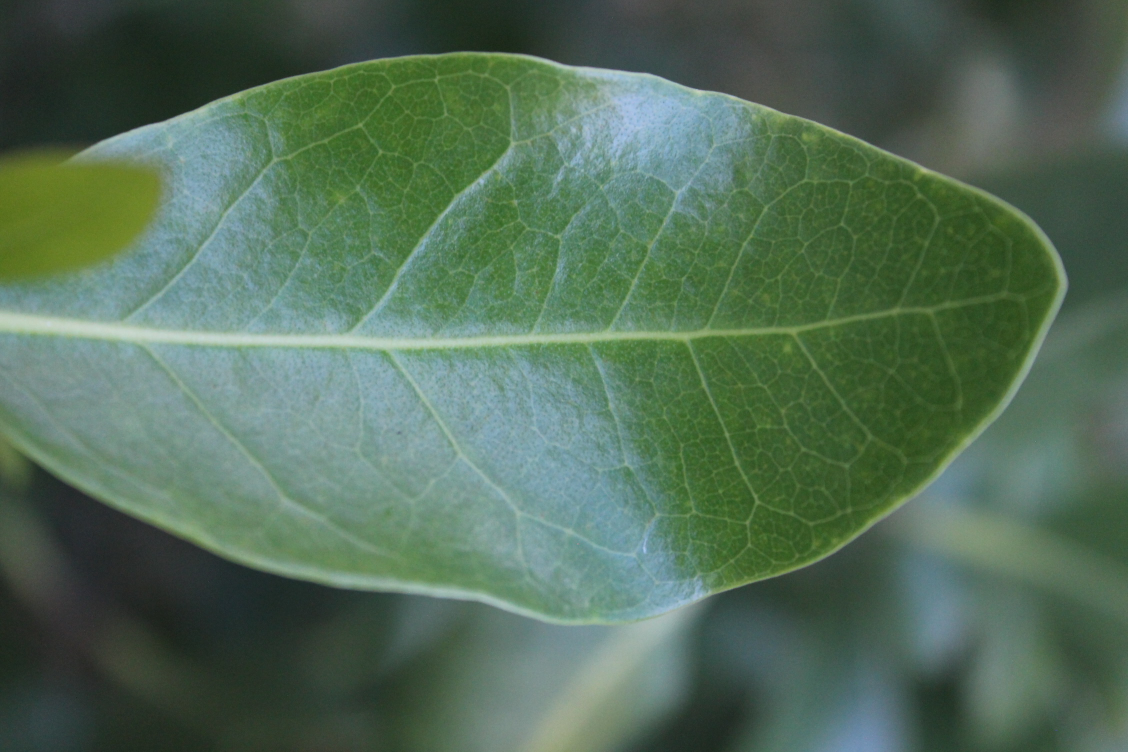
#> input picture data/datamangrove/avicennia_alba/avicennia_officinalis1.JPG, 2256 x 1504 px (shown at 1/2 size); its folder holds 4 pictures in this run
$ python run_full_pipeline.py   (older library calls are emulated)
#> lines starting #> are read from the running program, lines starting #| are printed output that depends on the picture; after the words box and inside, x2 and y2 are one past the last pixel; in counts of white or black regions, pixels touching at a corner belong together
### src/data_loader.py
import os
import cv2

from src.config import DATASET_ROOT


def check_dataset_exists():
    if not os.path.exists(DATASET_ROOT):
        raise FileNotFoundError(
            f"Dataset folder not found: {DATASET_ROOT}\n"
            "Place your datamangrove folder inside the data folder."
        )

    class_folders = [
        folder for folder in os.listdir(DATASET_ROOT)
        if os.path.isdir(os.path.join(DATASET_ROOT, folder))
    ]

    if len(class_folders) == 0:
        raise ValueError(
            f"No class folders found inside {DATASET_ROOT}.\n"
            "Expected folders like avicennia_alba, rhizophora_apiculata, sonneratia_alba."
        )

    print("Dataset found.")
    print("Classes:", class_folders)


def find_images(root, exts=(".jpg", ".jpeg", ".png", ".bmp", ".tif", ".tiff")):
    image_paths = []

    for dirpath, _, filenames in os.walk(root):
        for fname in filenames:
            if fname.lower().endswith(exts):
                image_paths.append(os.path.join(dirpath, fname))

    return sorted(image_paths)


def load_image(path):
    img = cv2.imread(path)

    if img is None:
        raise ValueError(f"Could not load image: {path}")

    img = cv2.cvtColor(img, cv2.COLOR_BGR2RGB)

    return img

### src/preprocessing.py
import cv2
import numpy as np


def segment_leaf(img_rgb):
    hsv = cv2.cvtColor(img_rgb, cv2.COLOR_RGB2HSV)

    lower_green = np.array([20, 30, 30])
    upper_green = np.array([95, 255, 255])

    mask = cv2.inRange(hsv, lower_green, upper_green)

    kernel = cv2.getStructuringElement(cv2.MORPH_ELLIPSE, (5, 5))

    mask = cv2.morphologyEx(mask, cv2.MORPH_OPEN, kernel)
    mask = cv2.morphologyEx(mask, cv2.MORPH_CLOSE, kernel)

    return mask


def suppress_veins(gray_leaf):
    h, w = gray_leaf.shape

    k = max(15, int(min(h, w) * 0.03))

    if k % 2 == 0:
        k += 1

    kernel = cv2.getStructuringElement(cv2.MORPH_ELLIPSE, (k, k))

    background = cv2.morphologyEx(gray_leaf, cv2.MORPH_OPEN, kernel)
    suppressed = cv2.subtract(gray_leaf, background)

    suppressed = cv2.normalize(
        suppressed,
        None,
        0,
        255,
        cv2.NORM_MINMAX
    )

    return suppressed.astype(np.uint8)


def normalize_leaf_color(leaf_rgb):
    lab = cv2.cvtColor(leaf_rgb, cv2.COLOR_RGB2LAB)

    l, a, b = cv2.split(lab)

    clahe = cv2.createCLAHE(
        clipLimit=2.0,
        tileGridSize=(8, 8)
    )

    l2 = clahe.apply(l)

    lab2 = cv2.merge((l2, a, b))

    result = cv2.cvtColor(lab2, cv2.COLOR_LAB2RGB)

    return result

### src/feature_extraction.py
import os
import random
import cv2
import numpy as np
import pandas as pd

from scipy.stats import skew, kurtosis
from scipy.fftpack import fft2, fftshift
import pywt

from skimage.feature import local_binary_pattern, graycomatrix, graycoprops
from skimage.measure import shannon_entropy
from skimage.filters import gabor

from src.config import DATASET_ROOT, FEATURE_CSV, SAMPLES_PER_IMAGE, PATCH_SIZE
from src.data_loader import find_images, load_image
from src.preprocessing import segment_leaf, suppress_veins, normalize_leaf_color


def add_gabor_and_wavelet(patch_gray, features):
    gab_vals = []

    for theta in [0, np.pi / 4, np.pi / 2, 3 * np.pi / 4]:
        real, imag = gabor(patch_gray, frequency=0.2, theta=theta)
        gab_vals.append(np.mean(np.abs(real)))

    features["gabor_mean"] = np.mean(gab_vals)
    features["gabor_std"] = np.std(gab_vals)

    coeffs = pywt.dwt2(patch_gray, "db1")
    cA, (cH, cV, cD) = coeffs

    features["wavelet_cH_energy"] = np.sum(cH ** 2)
    features["wavelet_cV_energy"] = np.sum(cV ** 2)
    features["wavelet_cD_energy"] = np.sum(cD ** 2)

    return features


def extract_features_at_pixel(img_rgb, img_gray_suppressed, mask, x, y, patch_size=7):
    features = {}

    half = patch_size // 2
    h, w = img_gray_suppressed.shape

    if x - half < 0 or y - half < 0 or x + half >= w or y + half >= h:
        return None

    if mask[y, x] == 0:
        return None

    patch_rgb = img_rgb[y-half:y+half+1, x-half:x+half+1]
    patch_gray = img_gray_suppressed[y-half:y+half+1, x-half:x+half+1]
    patch_mask = mask[y-half:y+half+1, x-half:x+half+1]

    valid_pixels = patch_gray[patch_mask > 0]

    if len(valid_pixels) < 5:
        return None

    for i, channel_name in enumerate(["R", "G", "B"]):
        vals = patch_rgb[:, :, i][patch_mask > 0]

        features[f"{channel_name}_mean"] = np.mean(vals)
        features[f"{channel_name}_std"] = np.std(vals)

    features["gray_mean"] = np.mean(valid_pixels)
    features["gray_std"] = np.std(valid_pixels)

    if np.std(valid_pixels) > 1e-6:
        features["gray_skew"] = skew(valid_pixels)
        features["gray_kurtosis"] = kurtosis(valid_pixels)
    else:
        features["gray_skew"] = 0
        features["gray_kurtosis"] = 0

    features["entropy"] = shannon_entropy(patch_gray)

    lbp = local_binary_pattern(
        patch_gray,
        P=8,
        R=1,
        method="uniform"
    )

    features["lbp_mean"] = np.mean(lbp)

    quant = (patch_gray // 16).astype(np.uint8)

    glcm = graycomatrix(
        quant,
        distances=[1],
        angles=[0],
        levels=16,
        symmetric=True,
        normed=True
    )

    features["glcm_contrast"] = graycoprops(glcm, "contrast")[0, 0]
    features["glcm_energy"] = graycoprops(glcm, "energy")[0, 0]
    features["glcm_homogeneity"] = graycoprops(glcm, "homogeneity")[0, 0]

    fft_vals = np.abs(fftshift(fft2(patch_gray)))

    features["fft_mean"] = np.mean(fft_vals)
    features["fft_std"] = np.std(fft_vals)

    features = add_gabor_and_wavelet(patch_gray, features)

    return features


def create_feature_dataset():
    if os.path.exists(FEATURE_CSV):
        print("Feature CSV already exists.")
        print("Loading:", FEATURE_CSV)
        return pd.read_csv(FEATURE_CSV)

    image_paths = find_images(DATASET_ROOT)

    if len(image_paths) == 0:
        raise ValueError(
            f"No images found inside {DATASET_ROOT}. "
            "Check whether datamangrove is placed correctly."
        )

    print("Total images found:", len(image_paths))

    features_list = []

    for img_index, img_path in enumerate(image_paths, start=1):
        try:
            species = os.path.basename(os.path.dirname(img_path))
            image_id = os.path.basename(img_path)

            img = load_image(img_path)
#> in load_image, img is the input picture: shape (1504, 2256, 3); mean B, G, R 88.6, 109.4, 83.5

            mask = segment_leaf(img)
#> in segment_leaf, `mask = cv2.inRange(hsv, lower_green, upper_green)`:
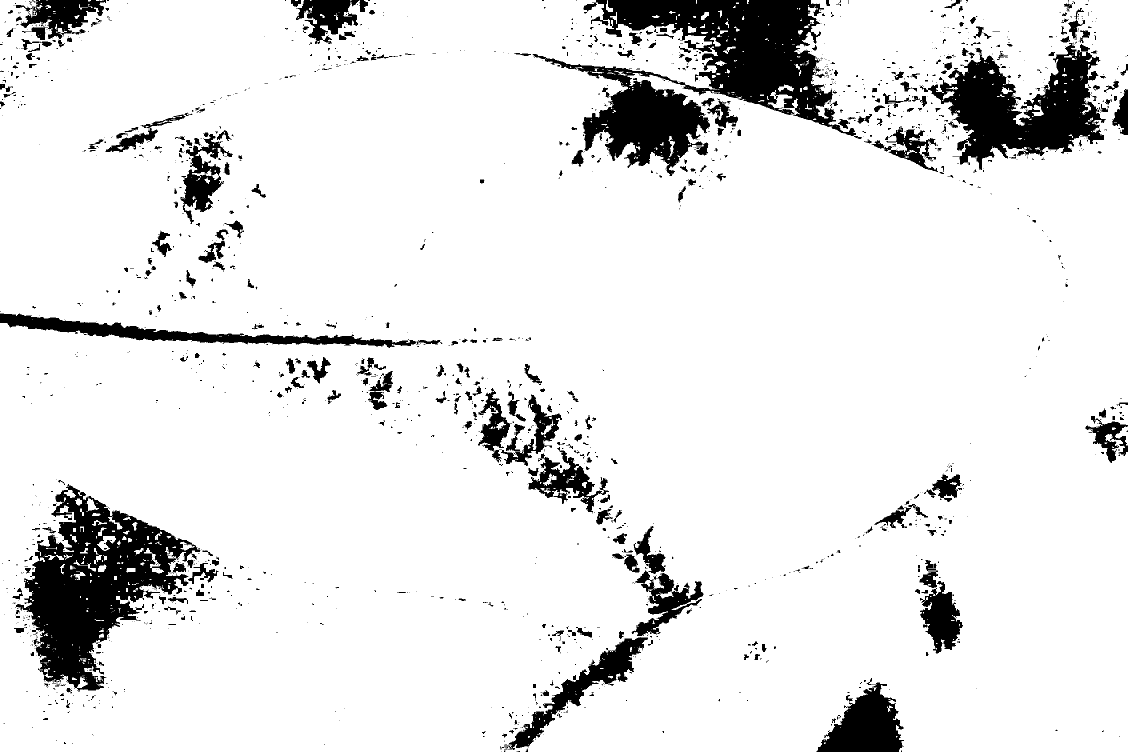
#> mask: shape (1504, 2256) (shown at 1/2 size); 89.8% white; 1878 black regions (1436 under 20 px), largest, box (x1, y1, x2, y2) and area: (1065, 0, 1712, 352) 86271, (32, 968, 401, 1384) 64086, (1840, 86, 2212, 340) 42349

            if np.sum(mask > 0) == 0:
                print("Skipping image with empty leaf mask:", img_path)
                continue

            leaf_rgb = cv2.bitwise_and(img, img, mask=mask)

            gray_leaf = cv2.cvtColor(leaf_rgb, cv2.COLOR_RGB2GRAY)
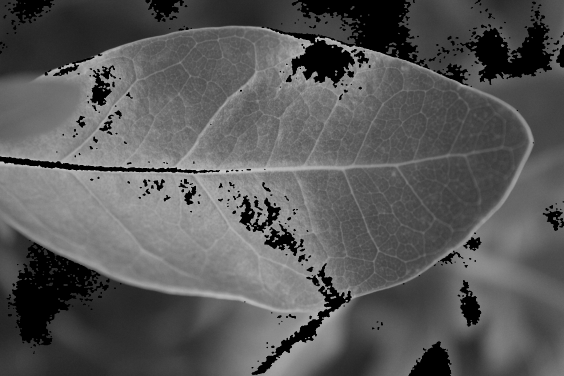
#> gray_leaf: shape (1504, 2256) (shown at 1/4 size); min 0, max 204, mean 88.5
            gray_supp = suppress_veins(gray_leaf)
#> in suppress_veins, `background = cv2.morphologyEx(gray_leaf, cv2.MORPH_OPEN, kernel)`:
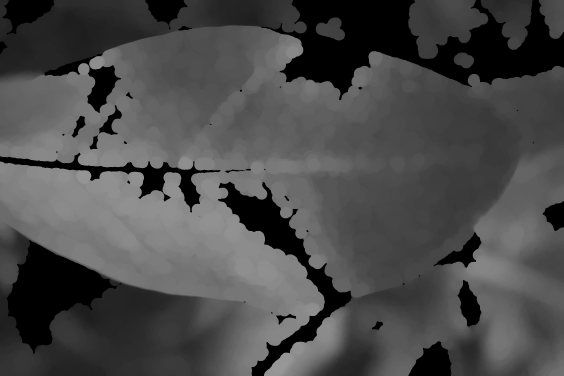
#> background: shape (1504, 2256) (shown at 1/4 size); min 0, max 151, mean 74
#> in suppress_veins, `suppressed = cv2.normalize( suppressed, None, 0, 255, cv2.NORM_MINMAX )`:
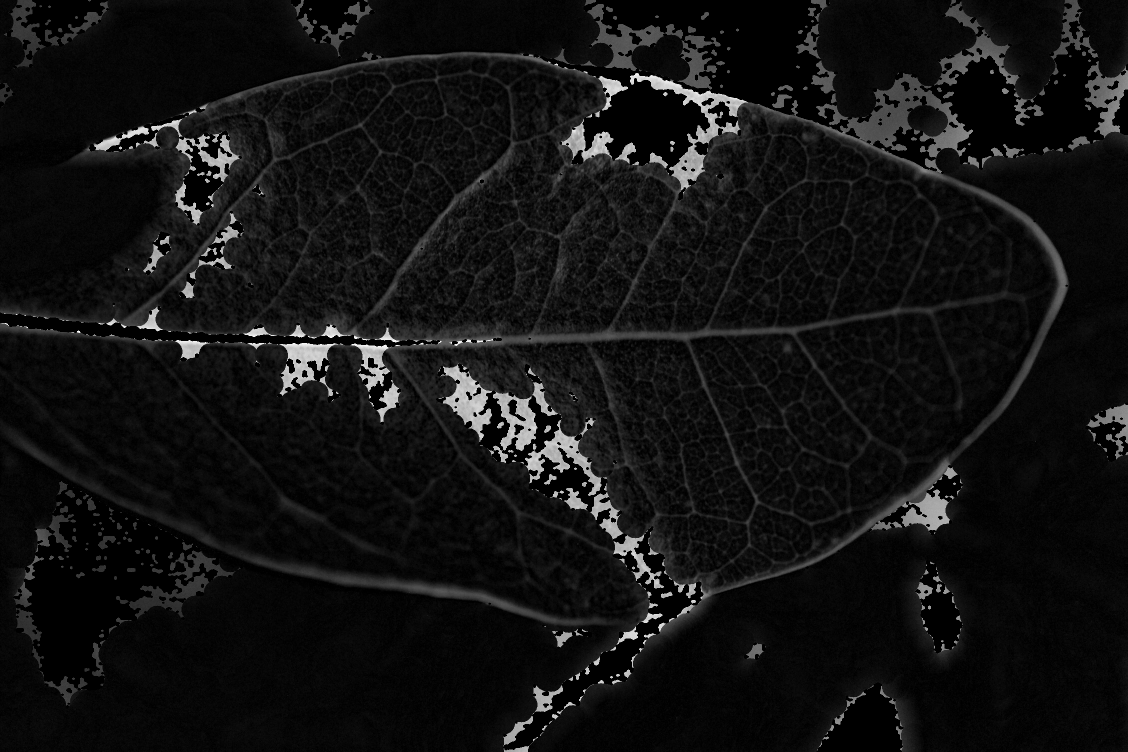
#> suppressed: shape (1504, 2256) (shown at 1/2 size); min 0, max 255, mean 18.1

            leaf_norm = normalize_leaf_color(leaf_rgb)
#> (the rest of the program and of its run is left out)
